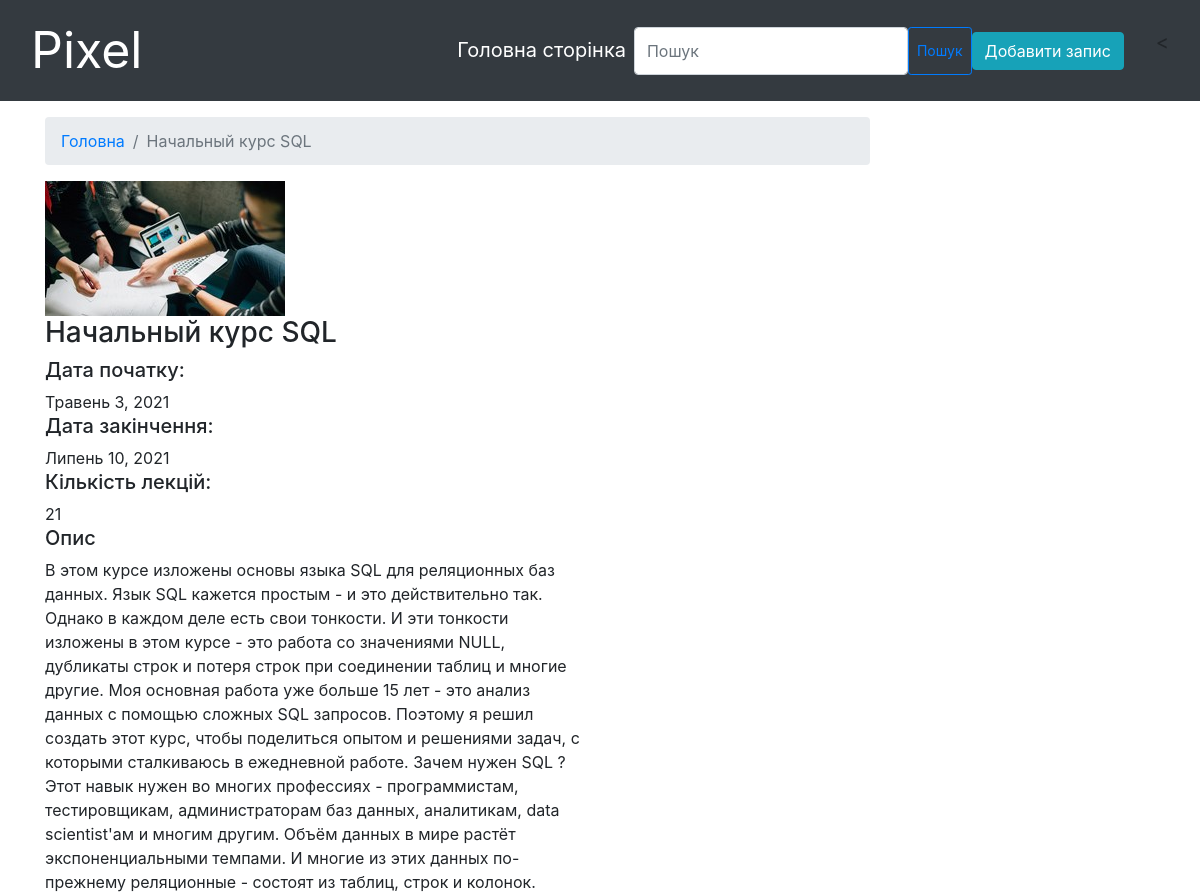
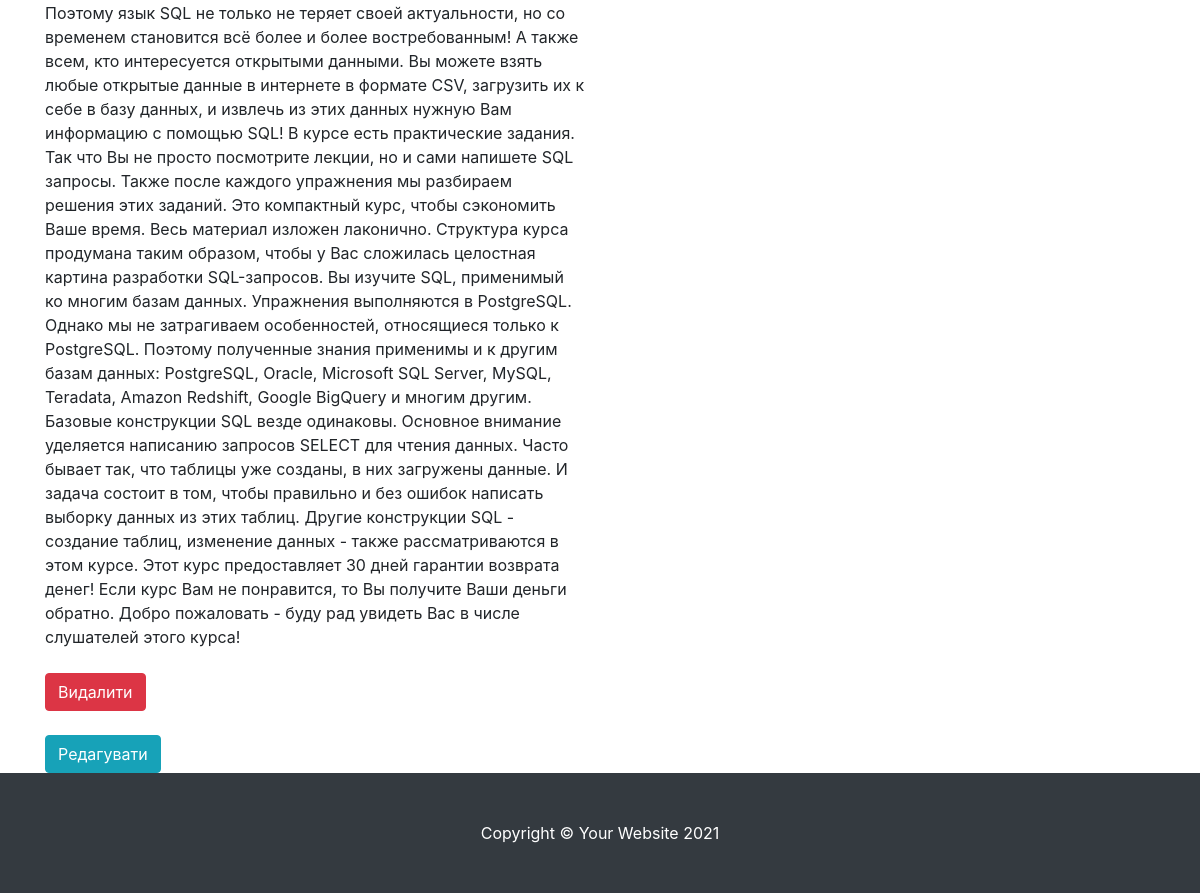
/course/sql-essentials/, run on the app's committed database (2 pictures, top to bottom).
### courses/models.py (models this page shows, shortened)
class Product(models.Model):
    class meta:
        abstract = True
    class Meta:
        verbose_name = ('Продукт')
        verbose_name_plural = ('Продукти')
    title = models.CharField(max_length=255,verbose_name='Назва курсу')
    slug = models.SlugField(unique=True,blank=True)
    start_date = models.DateField(verbose_name='Дата початку')
    end_date = models.DateField(verbose_name='Дата закінчення')
    quantity_lections = models.IntegerField(verbose_name='Кількість лекцій')
    photo = models.ImageField(verbose_name='Зображення')
    description = models.TextField(verbose_name='Опис',blank=True)
    small_description = models.TextField(verbose_name='Коротний опис',blank=True)

### courses/views.py (the view)
# urls.py: path('course/<str:slug>/', ProductDetailView.as_view(), name='product_detail'),
class ProductDetailView(DetailView):
    model = Product
    template_name = 'product_detail.html'
    context_object_name = 'product'

### courses/templates/product_detail.html (shortened to what this page needs)
{% extends 'base.html' %}
{% block content %}
<nav aria-label="breadcrumb" class="mt-3">
      <ol class="breadcrumb">
        <li class="breadcrumb-item"><a href="{% url 'home' %}">Головна</a></li>
        <li class="breadcrumb-item active" aria-current="page">{{ product.title }}</li>
      </ol>
    </nav>
<div class="row">
    <div class="col-md-10">
        <img src="{{ product.photo.url }}" class="img-fluid">
    </div>
    <div class="col-md-8">
        <h3>{{ product.title }}</h3>
        <h5> Дата початку:</h5>{{product.start_date}}
        <h5>Дата закінчення: </h5> {{product.end_date}}
        <h5>Кількість лекцій: </h5> {{product.quantity_lections}}
        <h5> Опис </h5> {{product.description}}<br></br>
        <a href="{% url 'product-delete' slug=product.slug %}" class="btn btn-danger"> Видалити </a><br></br>
        <a href="{% url 'product-update' slug=product.slug %}" class="btn btn-info"> Редагувати </a></br>
    </div>
</div>
{% endblock content %}

### data on the page
Product: title "Начальный курс SQL", photo (picture), start_date "Травень 3, 2021", end_date "Липень 10, 2021", quantity_lections "21", description "В этом курсе изложены основы языка SQL для реляционных баз данных. Язык SQL кажется простым - и это действительно так. Однако в каждом деле есть свои тонкости. И эти тонкости изложены в этом курсе - это работа со значениями NULL, дубликаты строк и потеря строк при соединении таблиц и многие другие. Моя основная работа уже больше 15 лет - это анализ данных с помощью сложных SQL запросов. Поэтому я решил создать этот курс, чтобы поделиться опытом и решениями задач, с которыми сталкиваюсь в ежедневной работе. Зачем нужен SQL ? Этот навык нужен во многих профессиях - программистам, тестировщикам, администраторам баз данных, аналитикам, data scientist'ам и многим другим. Объём данных в мире…"
